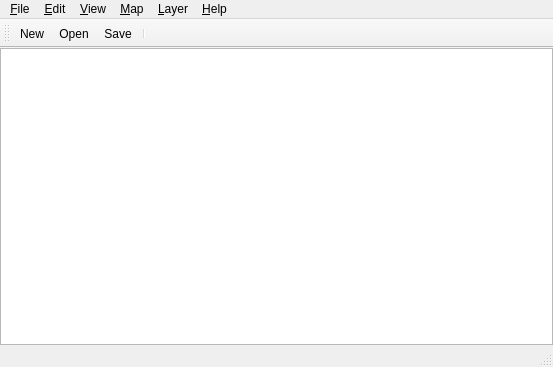
<?xml version="1.0" encoding="UTF-8"?>
<ui version="4.0">
 <class>MainWindow</class>
 <widget class="QMainWindow" name="MainWindow">
  <property name="geometry">
   <rect>
    <x>0</x>
    <y>0</y>
    <width>553</width>
    <height>367</height>
   </rect>
  </property>
  <property name="windowTitle">
   <string>Tiled</string>
  </property>
  <property name="unifiedTitleAndToolBarOnMac">
   <bool>true</bool>
  </property>
  <widget class="QWidget" name="centralWidget">
   <layout class="QVBoxLayout" name="verticalLayout">
    <property name="margin">
     <number>0</number>
    </property>
    <item>
     <widget class="Tiled::Internal::MapView" name="mapView">
      <property name="sizePolicy">
       <sizepolicy hsizetype="Preferred" vsizetype="Expanding">
        <horstretch>1</horstretch>
        <verstretch>1</verstretch>
       </sizepolicy>
      </property>
      <property name="alignment">
       <set>Qt::AlignLeading|Qt::AlignLeft|Qt::AlignTop</set>
      </property>
     </widget>
    </item>
   </layout>
  </widget>
  <widget class="QMenuBar" name="menuBar">
   <property name="geometry">
    <rect>
     <x>0</x>
     <y>0</y>
     <width>553</width>
     <height>25</height>
    </rect>
   </property>
   <widget class="QMenu" name="menuFile">
    <property name="title">
     <string>&amp;File</string>
    </property>
    <widget class="QMenu" name="menuRecentFiles">
     <property name="title">
      <string>&amp;Recent Files</string>
     </property>
     <property name="icon">
      <iconset resource="tiled.qrc">
       <normaloff>:/images/16x16/document-open-recent.png</normaloff>:/images/16x16/document-open-recent.png</iconset>
     </property>
     <addaction name="actionClearRecentFiles"/>
    </widget>
    <addaction name="actionNew"/>
    <addaction name="actionOpen"/>
    <addaction name="menuRecentFiles"/>
    <addaction name="separator"/>
    <addaction name="actionSave"/>
    <addaction name="actionSaveAs"/>
    <addaction name="actionSaveAsImage"/>
    <addaction name="separator"/>
    <addaction name="actionClose"/>
    <addaction name="actionQuit"/>
   </widget>
   <widget class="QMenu" name="menuEdit">
    <property name="title">
     <string>&amp;Edit</string>
    </property>
    <addaction name="actionCut"/>
    <addaction name="actionCopy"/>
    <addaction name="actionPaste"/>
    <addaction name="separator"/>
    <addaction name="actionSelectAll"/>
    <addaction name="actionSelectNone"/>
    <addaction name="separator"/>
    <addaction name="actionPreferences"/>
   </widget>
   <widget class="QMenu" name="menuHelp">
    <property name="title">
     <string>&amp;Help</string>
    </property>
    <addaction name="actionAbout"/>
    <addaction name="actionAboutQt"/>
   </widget>
   <widget class="QMenu" name="menuMap">
    <property name="title">
     <string>&amp;Map</string>
    </property>
    <addaction name="actionNewTileset"/>
    <addaction name="separator"/>
    <addaction name="actionResizeMap"/>
    <addaction name="actionOffsetMap"/>
    <addaction name="separator"/>
    <addaction name="actionMapProperties"/>
   </widget>
   <widget class="QMenu" name="menuView">
    <property name="title">
     <string>&amp;View</string>
    </property>
    <addaction name="actionShowGrid"/>
    <addaction name="separator"/>
    <addaction name="actionZoomIn"/>
    <addaction name="actionZoomOut"/>
    <addaction name="actionZoomNormal"/>
   </widget>
   <widget class="QMenu" name="menuLayer">
    <property name="title">
     <string>&amp;Layer</string>
    </property>
    <addaction name="actionAddTileLayer"/>
    <addaction name="actionAddObjectLayer"/>
    <addaction name="actionDuplicateLayer"/>
    <addaction name="actionRemoveLayer"/>
    <addaction name="separator"/>
    <addaction name="actionMoveLayerUp"/>
    <addaction name="actionMoveLayerDown"/>
    <addaction name="separator"/>
    <addaction name="actionLayerProperties"/>
   </widget>
   <addaction name="menuFile"/>
   <addaction name="menuEdit"/>
   <addaction name="menuView"/>
   <addaction name="menuMap"/>
   <addaction name="menuLayer"/>
   <addaction name="menuHelp"/>
  </widget>
  <widget class="QToolBar" name="mainToolBar">
   <property name="windowTitle">
    <string>Main Toolbar</string>
   </property>
   <attribute name="toolBarArea">
    <enum>TopToolBarArea</enum>
   </attribute>
   <attribute name="toolBarBreak">
    <bool>false</bool>
   </attribute>
   <addaction name="actionNew"/>
   <addaction name="actionOpen"/>
   <addaction name="actionSave"/>
   <addaction name="separator"/>
  </widget>
  <widget class="QStatusBar" name="statusBar"/>
  <action name="actionOpen">
   <property name="icon">
    <iconset resource="tiled.qrc">
     <normaloff>:/images/16x16/document-open.png</normaloff>:/images/16x16/document-open.png</iconset>
   </property>
   <property name="text">
    <string>&amp;Open...</string>
   </property>
  </action>
  <action name="actionSave">
   <property name="icon">
    <iconset resource="tiled.qrc">
     <normaloff>:/images/16x16/document-save.png</normaloff>:/images/16x16/document-save.png</iconset>
   </property>
   <property name="text">
    <string>&amp;Save</string>
   </property>
  </action>
  <action name="actionQuit">
   <property name="icon">
    <iconset resource="tiled.qrc">
     <normaloff>:/images/16x16/application-exit.png</normaloff>:/images/16x16/application-exit.png</iconset>
   </property>
   <property name="text">
    <string>&amp;Quit</string>
   </property>
  </action>
  <action name="actionCopy">
   <property name="enabled">
    <bool>false</bool>
   </property>
   <property name="icon">
    <iconset resource="tiled.qrc">
     <normaloff>:/images/16x16/edit-copy.png</normaloff>:/images/16x16/edit-copy.png</iconset>
   </property>
   <property name="text">
    <string>&amp;Copy</string>
   </property>
  </action>
  <action name="actionPaste">
   <property name="enabled">
    <bool>false</bool>
   </property>
   <property name="icon">
    <iconset resource="tiled.qrc">
     <normaloff>:/images/16x16/edit-paste.png</normaloff>:/images/16x16/edit-paste.png</iconset>
   </property>
   <property name="text">
    <string>&amp;Paste</string>
   </property>
  </action>
  <action name="actionAbout">
   <property name="icon">
    <iconset resource="tiled.qrc">
     <normaloff>:/images/16x16/help-about.png</normaloff>:/images/16x16/help-about.png</iconset>
   </property>
   <property name="text">
    <string>&amp;About Tiled</string>
   </property>
  </action>
  <action name="actionAboutQt">
   <property name="text">
    <string>About Qt</string>
   </property>
  </action>
  <action name="actionResizeMap">
   <property name="icon">
    <iconset resource="tiled.qrc">
     <normaloff>:/images/16x16/document-page-setup.png</normaloff>:/images/16x16/document-page-setup.png</iconset>
   </property>
   <property name="text">
    <string>&amp;Resize Map...</string>
   </property>
  </action>
  <action name="actionMapProperties">
   <property name="icon">
    <iconset resource="tiled.qrc">
     <normaloff>:/images/16x16/document-properties.png</normaloff>:/images/16x16/document-properties.png</iconset>
   </property>
   <property name="text">
    <string>Map &amp;Properties...</string>
   </property>
  </action>
  <action name="actionShowGrid">
   <property name="checkable">
    <bool>true</bool>
   </property>
   <property name="text">
    <string>Show &amp;Grid</string>
   </property>
   <property name="shortcut">
    <string>Ctrl+G</string>
   </property>
  </action>
  <action name="actionSaveAs">
   <property name="icon">
    <iconset resource="tiled.qrc">
     <normaloff>:/images/16x16/document-save-as.png</normaloff>:/images/16x16/document-save-as.png</iconset>
   </property>
   <property name="text">
    <string>Save &amp;As...</string>
   </property>
  </action>
  <action name="actionMoveLayerUp">
   <property name="icon">
    <iconset resource="tiled.qrc">
     <normaloff>:/images/16x16/go-up.png</normaloff>:/images/16x16/go-up.png</iconset>
   </property>
   <property name="text">
    <string>Move Layer &amp;Up</string>
   </property>
   <property name="shortcut">
    <string>Ctrl+Shift+Up</string>
   </property>
  </action>
  <action name="actionMoveLayerDown">
   <property name="icon">
    <iconset resource="tiled.qrc">
     <normaloff>:/images/16x16/go-down.png</normaloff>:/images/16x16/go-down.png</iconset>
   </property>
   <property name="text">
    <string>Move Layer Dow&amp;n</string>
   </property>
   <property name="shortcut">
    <string>Ctrl+Shift+Down</string>
   </property>
  </action>
  <action name="actionSelectAll">
   <property name="text">
    <string>Select &amp;All</string>
   </property>
  </action>
  <action name="actionSelectNone">
   <property name="text">
    <string>Select &amp;None</string>
   </property>
  </action>
  <action name="actionNew">
   <property name="icon">
    <iconset resource="tiled.qrc">
     <normaloff>:/images/16x16/document-new.png</normaloff>:/images/16x16/document-new.png</iconset>
   </property>
   <property name="text">
    <string>New...</string>
   </property>
  </action>
  <action name="actionNewTileset">
   <property name="icon">
    <iconset resource="tiled.qrc">
     <normaloff>:/images/16x16/document-new.png</normaloff>:/images/16x16/document-new.png</iconset>
   </property>
   <property name="text">
    <string>New &amp;Tileset...</string>
   </property>
  </action>
  <action name="actionRemoveLayer">
   <property name="icon">
    <iconset resource="tiled.qrc">
     <normaloff>:/images/16x16/edit-delete.png</normaloff>:/images/16x16/edit-delete.png</iconset>
   </property>
   <property name="text">
    <string>&amp;Remove Layer</string>
   </property>
  </action>
  <action name="actionClose">
   <property name="icon">
    <iconset resource="tiled.qrc">
     <normaloff>:/images/16x16/window-close.png</normaloff>:/images/16x16/window-close.png</iconset>
   </property>
   <property name="text">
    <string>&amp;Close</string>
   </property>
  </action>
  <action name="actionAddTileLayer">
   <property name="text">
    <string>Add &amp;Tile Layer...</string>
   </property>
  </action>
  <action name="actionAddObjectLayer">
   <property name="text">
    <string>Add &amp;Object Layer...</string>
   </property>
  </action>
  <action name="actionDuplicateLayer">
   <property name="icon">
    <iconset resource="tiled.qrc">
     <normaloff>:/images/16x16/stock-duplicate-16.png</normaloff>:/images/16x16/stock-duplicate-16.png</iconset>
   </property>
   <property name="text">
    <string>&amp;Duplicate Layer</string>
   </property>
   <property name="shortcut">
    <string>Ctrl+Shift+D</string>
   </property>
  </action>
  <action name="actionLayerProperties">
   <property name="icon">
    <iconset resource="tiled.qrc">
     <normaloff>:/images/16x16/document-properties.png</normaloff>:/images/16x16/document-properties.png</iconset>
   </property>
   <property name="text">
    <string>Layer &amp;Properties...</string>
   </property>
  </action>
  <action name="actionZoomIn">
   <property name="icon">
    <iconset resource="tiled.qrc">
     <normaloff>:/images/16x16/zoom-in.png</normaloff>:/images/16x16/zoom-in.png</iconset>
   </property>
   <property name="text">
    <string>Zoom In</string>
   </property>
  </action>
  <action name="actionZoomOut">
   <property name="icon">
    <iconset resource="tiled.qrc">
     <normaloff>:/images/16x16/zoom-out.png</normaloff>:/images/16x16/zoom-out.png</iconset>
   </property>
   <property name="text">
    <string>Zoom Out</string>
   </property>
  </action>
  <action name="actionZoomNormal">
   <property name="enabled">
    <bool>false</bool>
   </property>
   <property name="icon">
    <iconset resource="tiled.qrc">
     <normaloff>:/images/16x16/zoom-original.png</normaloff>:/images/16x16/zoom-original.png</iconset>
   </property>
   <property name="text">
    <string>Normal Size</string>
   </property>
   <property name="shortcut">
    <string>Ctrl+0</string>
   </property>
  </action>
  <action name="actionSaveAsImage">
   <property name="text">
    <string>Save As Image...</string>
   </property>
  </action>
  <action name="actionCut">
   <property name="enabled">
    <bool>false</bool>
   </property>
   <property name="icon">
    <iconset resource="tiled.qrc">
     <normaloff>:/images/16x16/edit-cut.png</normaloff>:/images/16x16/edit-cut.png</iconset>
   </property>
   <property name="text">
    <string>Cu&amp;t</string>
   </property>
  </action>
  <action name="actionOffsetMap">
   <property name="text">
    <string>&amp;Offset Map...</string>
   </property>
   <property name="toolTip">
    <string>Offsets everything in a layer</string>
   </property>
  </action>
  <action name="actionPreferences">
   <property name="text">
    <string>Pre&amp;ferences...</string>
   </property>
  </action>
  <action name="actionClearRecentFiles">
   <property name="icon">
    <iconset resource="tiled.qrc">
     <normaloff>:/images/16x16/edit-clear.png</normaloff>:/images/16x16/edit-clear.png</iconset>
   </property>
   <property name="text">
    <string>Clear Recent Files</string>
   </property>
  </action>
 </widget>
 <layoutdefault spacing="6" margin="11"/>
 <customwidgets>
  <customwidget>
   <class>Tiled::Internal::MapView</class>
   <extends>QGraphicsView</extends>
   <header>mapview.h</header>
  </customwidget>
 </customwidgets>
 <tabstops>
  <tabstop>mapView</tabstop>
 </tabstops>
 <resources>
  <include location="tiled.qrc"/>
 </resources>
 <connections/>
</ui>
